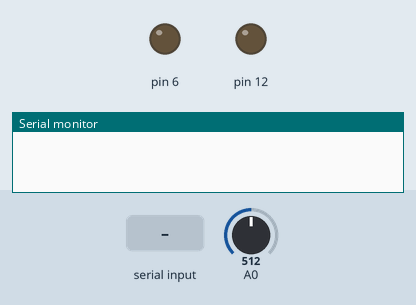
This sketch was run on a simulated Arduino Uno, built with avr-gcc and run on an emulated ATmega328P. On the bench: output pins drawn as LEDs (lit = HIGH), the last lines printed to the serial monitor. Inputs (shaded band) come from the test bench; at power-on: A0 = 512.

Above: at 1.2 s.
1.3 s: "6" received over the second serial link
At 3.8 s:
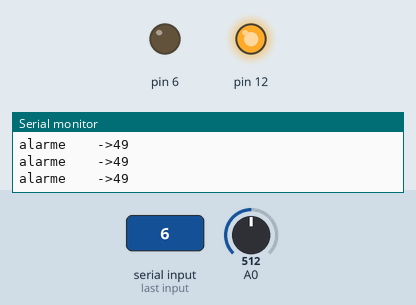
4.3 s: "4" received over the second serial link
At 4.7 s:
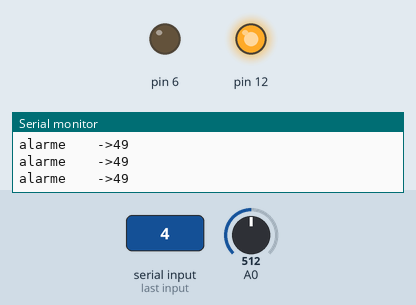
5.8 s: A0 set to 113
8.8 s: A0 set to 99
Timing chart, 0 to 11.8 s (numbered marks = the images above; inputs shaded):
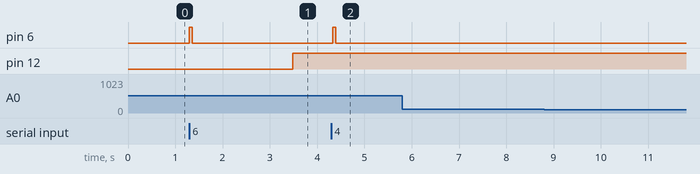

The sketch:

OsHumilhados2PARTE3.ino
```cpp
#include <SoftwareSerial.h>
int leitura = 0;
int estadoled = 0;
int estadoled2 = 0;
SoftwareSerial rs485(15,14);
char c=0;
int set =100;
byte d;

char t = 'T';
void setup() {


pinMode(6, OUTPUT);
pinMode(12, OUTPUT);
digitalWrite(12, LOW);
digitalWrite(6,LOW);
Serial.begin(9600);
rs485.begin(9600);
delay(60);
}

void loop() {

  leitura = analogRead(0);
  leitura = map(leitura,0,1023,0,99);
  digitalWrite(6,LOW);
  if ( leitura >= set){
    delay(60);
    digitalWrite(12,HIGH);
    Serial.print("alarme    ->");
    Serial.println(leitura);
  }
    else{
    digitalWrite(12,LOW);
            }


  while (rs485.available()){
            c = rs485.read();
            if( c=='4'){
              Serial.println(c);
              digitalWrite(6,HIGH);
              delay(60);


              rs485.write(leitura);
              Serial.println(leitura);

               //delay(60);
               rs485.flush();
              digitalWrite(6,LOW);

            }

            if( c == '3'){ // comando para alterar o estado do led neste escravo

              Serial.println(c);
              delay(60);
//altera o estado do led o led
              estadoled = !estadoled;
              if (estadoled == 0) {
                digitalWrite(13,LOW);
                Serial.println("Led Desligado");
              }
              else {
                digitalWrite(13,HIGH);
                Serial.println("Led Ligado");
              }

               delay(60);
               rs485.flush();
             // digitalWrite(6,LOW);
            }

            if ( c == '6'){
              Serial.println(c);
              digitalWrite(6,HIGH);
              delay(60);

              rs485.write('5');
              d = rs485.read();
              rs485.flush();

              digitalWrite(6,LOW);
              delay(1000);

              set = rs485.parseInt();
              Serial.println(set);
            }


               delay(60);
               rs485.flush();
             // digitalWrite(6,LOW);

             }


}
```

Measured:
- after the input at 1.3 s, pin 6: LOW → HIGH at once, → LOW 0.06 s later; pin 12: LOW → HIGH after 2.2 s
- after the input at 4.3 s, pin 6: LOW → HIGH at once, → LOW 0.06 s later
